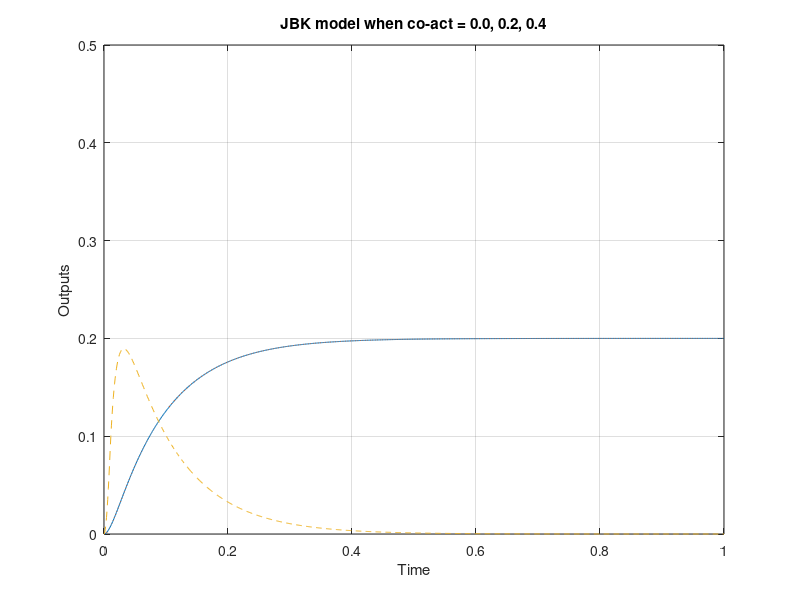
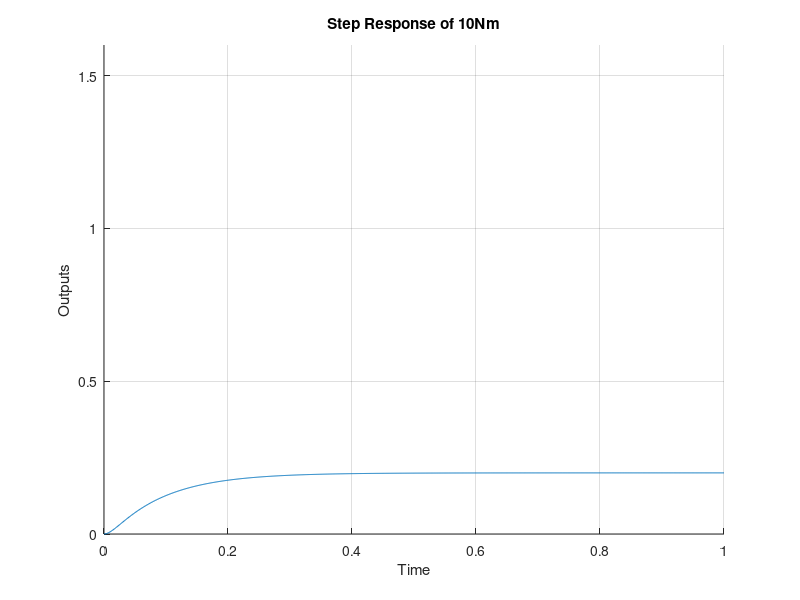
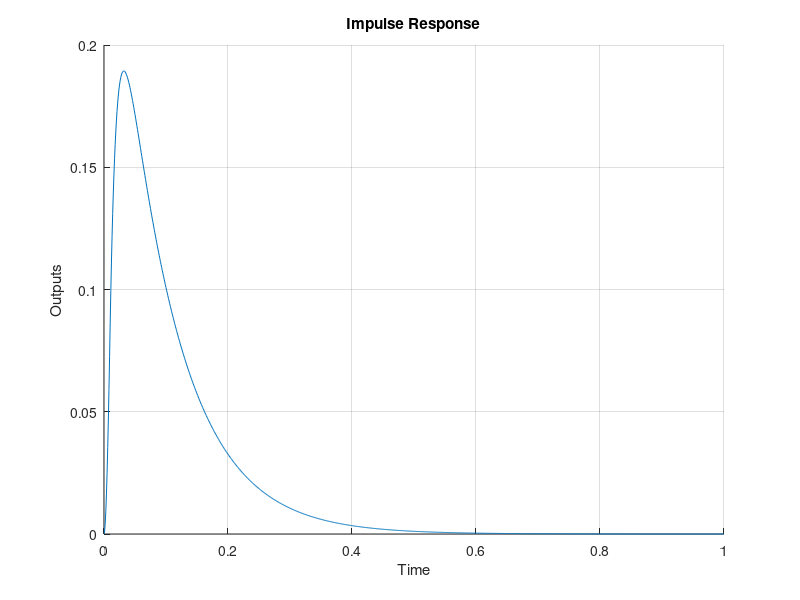

These charts were generated, in order, by the following MATLAB code:
% Chapter 3 JBK Starter Code, here for step response 2 ways, pulse
% Model Params:
%P.j = .1; P.b = 4;  P.k = 20;    % JBK params
P.j = .001 + (.0003*165);
P.b = 5;
P.k = 50; % parameter when co-act = 0.0
sys_tf = tf(1,[P.j P.b P.k]);  sys_zp = zpk(sys_tf);  sys_ss = ss(sys_tf);
% Prep:
t = 0 : .001 : 1;              % Time vector
P.stepMag = 10.0;  P.pulseMag = 120.0;  P.pulseWidth = int16(10);
ustep = P.stepMag*ones(length(t),1);
upuls = [P.pulseMag*(ones(P.pulseWidth,1)); zeros(length(t)-P.pulseWidth,1)];
% Simulations (3):
y  = P.stepMag*step(sys_tf,t);   % Step response
ys = lsim(sys_tf,ustep,t);       % Step response with lsim()
yp = lsim(sys_tf,upuls,t);       % Impulse/Pulse response with lsim()
% Plotting:
figure(1); set(1,'Color',[1 1 1]);
plot(t,y,'-',t,ys,':',t,yp,'--'); grid on; hold on;
xlabel('Time'); ylabel('Outputs');
axis([0 1 0 .5]);
title('JBK model when co-act = 0.0, 0.2, 0.4');

figure(2); set(2,'Color',[1 1 1]); grid on; hold on;
plot(t,ys,'-');
xlabel('Time'); ylabel('Outputs');
axis([0 1 0 1.6]);
title('Step Response of 10Nm');

figure(3); set(3,'Color',[1 1 1]); grid on; hold on;
plot(t,yp,'-');
xlabel('Time'); ylabel('Outputs');
axis([0 1 0 0.2]);
title('Impulse Response');

zeta = P.b/(2*sqrt(P.k*P.j));
